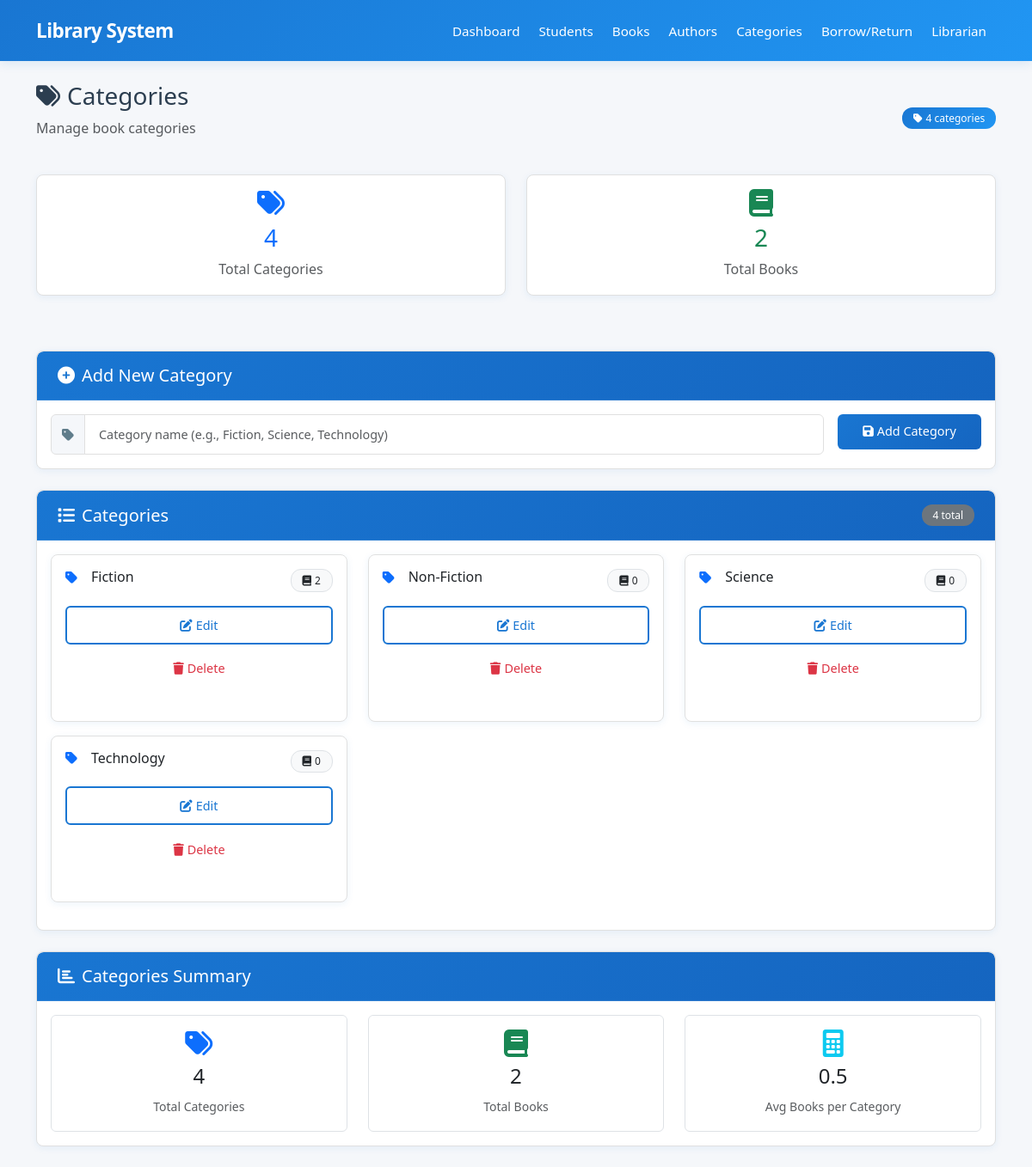
/categories.php, run on the app's committed database.
### tables this page shows
CREATE TABLE IF NOT EXISTS book_categories (
    Category_ID INT AUTO_INCREMENT PRIMARY KEY,
    Description VARCHAR(100) NOT NULL
);

### categories.php (the view, shortened to what this page needs)
<?php
require_once 'config/database.php';
$categories = $pdo->query("
    SELECT c.*, COUNT(b.Book_ID) as book_count
    FROM book_categories c
    LEFT JOIN books b ON c.Category_ID = b.Category_ID
    GROUP BY c.Category_ID
    ORDER BY c.Description
")->fetchAll(PDO::FETCH_ASSOC);
$total_books = $pdo->query("SELECT COUNT(*) FROM books")->fetchColumn();
?>
<!DOCTYPE html>
<html lang="en">
<head>
  <link href="https://cdn.jsdelivr.net/npm/bootstrap@5.3.0/dist/css/bootstrap.min.css" rel="stylesheet">
  <link href="https://cdnjs.cloudflare.com/ajax/libs/font-awesome/6.0.0/css/all.min.css" rel="stylesheet">
  <link href="css/style.css" rel="stylesheet">
</head>
<body>
  <?php include 'navbar.php'; ?>
  <div class="container mt-4">
    <div class="d-flex justify-content-between align-items-center mb-4">
      <div>
        <h1 class="h3"><i class="fas fa-tags me-2"></i>Categories</h1>
        <p class="text-muted">Manage book categories</p>
      </div>
      <div class="text-end">
        <span class="badge bg-primary">
          <i class="fas fa-tag me-1"></i><?php echo count($categories); ?> categories
        </span>
      </div>
    </div>
    <div class="row mb-4">
      <div class="col-md-6 mb-3">
        <div class="card text-center">
          <div class="card-body">
            <i class="fas fa-tags fa-2x text-primary mb-2"></i>
            <h3 class="text-primary"><?php echo count($categories); ?></h3>
            <p class="text-muted mb-0">Total Categories</p>
          </div>
        </div>
      </div>
      <div class="col-md-6 mb-3">
        <div class="card text-center">
          <div class="card-body">
            <i class="fas fa-book fa-2x text-success mb-2"></i>
            <h3 class="text-success"><?php echo $total_books; ?></h3>
            <p class="text-muted mb-0">Total Books</p>
          </div>
        </div>
      </div>
    </div>
    <div class="card mb-4">
      <div class="card-header">
        <h5 class="mb-0"><i class="fas fa-plus-circle me-2"></i>Add New Category</h5>
      </div>
      <div class="card-body">
        <form method="POST" class="row g-3">
          <div class="col-md-10">
            <div class="input-group">
              <span class="input-group-text"><i class="fas fa-tag"></i></span>
              <input type="text" name="description" class="form-control" placeholder="Category name (e.g., Fiction, Science, Technology)" required>
            </div>
          </div>
          <div class="col-md-2">
            <button type="submit" name="add" class="btn btn-primary w-100">
              <i class="fas fa-save me-1"></i>Add Category
            </button>
          </div>
        </form>
      </div>
    </div>
    <div class="card">
      <div class="card-header d-flex justify-content-between align-items-center">
        <h5 class="mb-0"><i class="fas fa-list me-2"></i>Categories</h5>
        <span class="badge bg-secondary"><?php echo count($categories); ?> total</span>
      </div>
      <div class="card-body">
        <?php if (empty($categories)): ?>
          <div class="text-center py-5">
            <i class="fas fa-inbox fa-3x text-muted mb-3"></i>
            <h5>No Categories Found</h5>
            <p class="text-muted">Start by adding your first category using the form above.</p>
          </div>
        <?php else: ?>
          <div class="row">
            <?php foreach ($categories as $category): ?>
            <div class="col-md-6 col-lg-4 mb-3">
              <div class="card h-100">
                <div class="card-body">
                  <div class="d-flex justify-content-between align-items-start mb-3">
                    <h6 class="card-title mb-0">
                      <i class="fas fa-tag text-primary me-2"></i><?php echo htmlspecialchars($category['Description']); ?>
                    </h6>
                    <span class="badge bg-light text-dark border">
                      <i class="fas fa-book me-1"></i><?php echo $category['book_count']; ?>
                    </span>
                  </div>
                  <div class="d-grid gap-2">
                    <button class="btn btn-outline-primary btn-sm"
                            data-bs-toggle="modal"
                            data-bs-target="#editModal<?php echo $category['Category_ID']; ?>">
                      <i class="fas fa-edit me-1"></i>Edit
                    </button>
                    <form method="POST" class="d-grid">
                      <button type="submit" name="delete"
                              class="btn btn-outline-danger btn-sm">
                        <i class="fas fa-trash me-1"></i>Delete
                      </button>
                    </form>
                  </div>
                </div>
              </div>
            </div>
            <?php endforeach; ?>
          </div>
        <?php endif; ?>
      </div>
    </div>
    <div class="card mt-4">
      <div class="card-header">
        <h5 class="mb-0"><i class="fas fa-chart-bar me-2"></i>Categories Summary</h5>
      </div>
      <div class="card-body">
        <div class="row text-center">
          <div class="col-md-4">
            <div class="border rounded p-3">
              <i class="fas fa-tags text-primary fa-2x mb-2"></i>
              <h4><?php echo count($categories); ?></h4>
              <small class="text-muted">Total Categories</small>
            </div>
          </div>
          <div class="col-md-4">
            <div class="border rounded p-3">
              <i class="fas fa-book text-success fa-2x mb-2"></i>
              <h4><?php echo $total_books; ?></h4>
              <small class="text-muted">Total Books</small>
            </div>
          </div>
          <div class="col-md-4">
            <div class="border rounded p-3">
              <i class="fas fa-calculator text-info fa-2x mb-2"></i>
              <h4><?php echo count($categories) > 0 ? round($total_books / count($categories), 1) : 0; ?></h4>
              <small class="text-muted">Avg Books per Category</small>
            </div>
          </div>
        </div>
      </div>
    </div>
  </div>
</body>
</html>

### css/style.css (style rules this page uses)
:root { --primary-blue: #1976D2; --dark-blue: #1565C0; --navy-blue: #0D47A1; --steel-blue: #2196F3; --light-blue: #BBDEFB; --sky-blue: #E3F2FD; --slate-gray: #546E7A; --light-gray: #F5F7FA; --silver: #CFD8DC; --charcoal: #263238; --white: #FFFFFF; --text-dark: #2C3E50; --text-light: #607D8B; --border-light: #E0E0E0; --success: #198754; --success-light: #1e7e34; --teal: #20c997; --olive: #6c757d; --warning: #FF9800; --danger: #F44336; --info: #03A9F4; }
body { font-family: 'Segoe UI', 'Inter', 'SF Pro Display', -apple-system, BlinkMacSystemFont, sans-serif; background-color: var(--light-gray); color: var(--text-dark); line-height: 1.6; font-weight: 400; }
.card { margin-bottom: 24px; box-shadow: 0 2px 8px rgba(25, 118, 210, 0.08); transition: all 0.3s cubic-bezier(0.4, 0, 0.2, 1); border: 1px solid var(--border-light); border-radius: 8px; background: var(--white); overflow: hidden; }
.card-header { background: linear-gradient(135deg, var(--primary-blue), var(--dark-blue)); color: var(--white); border-bottom: 1px solid rgba(255, 255, 255, 0.1); font-weight: 600; font-size: 1.1rem; padding: 1rem 1.5rem; border-radius: 8px 8px 0 0 !important; }
.btn { border-radius: 6px; font-weight: 500; transition: all 0.3s ease; border: none; padding: 0.6rem 1.2rem; font-size: 0.9rem; }
.btn-primary { background: linear-gradient(135deg, var(--primary-blue), var(--dark-blue)); color: var(--white); }
.btn-outline-primary { border: 2px solid var(--primary-blue); color: var(--primary-blue); background: transparent; }
.form-control, .form-select { border-radius: 6px; border: 1px solid var(--border-light); padding: 0.75rem 1rem; transition: all 0.3s ease; font-size: 0.9rem; }
.input-group-text { background: var(--light-gray); border: 1px solid var(--border-light); color: var(--text-light); }
.badge { border-radius: 12px; font-weight: 500; padding: 0.4rem 0.8rem; font-size: 0.75rem; }
.bg-primary { background: linear-gradient(135deg, var(--primary-blue), var(--steel-blue)) !important; color: var(--white); }
.bg-secondary { background: var(--olive) !important; color: var(--white); }
.text-success { color: var(--success) !important; }

### categories.php (style rules this page uses)
.text-success { color: #198754 !important; }
.card-title { display: flex; align-items: center; gap: 8px; }

### data on the page
book_categories: Description "Fiction", book_count "2"
book_categories: Description "Non-Fiction", book_count "0"
book_categories: Description "Science", book_count "0"
book_categories: Description "Technology", book_count "0"

### other printed values
count($categories) "4"
$total_books "2"
$total_books / count($categories) "0.5"
